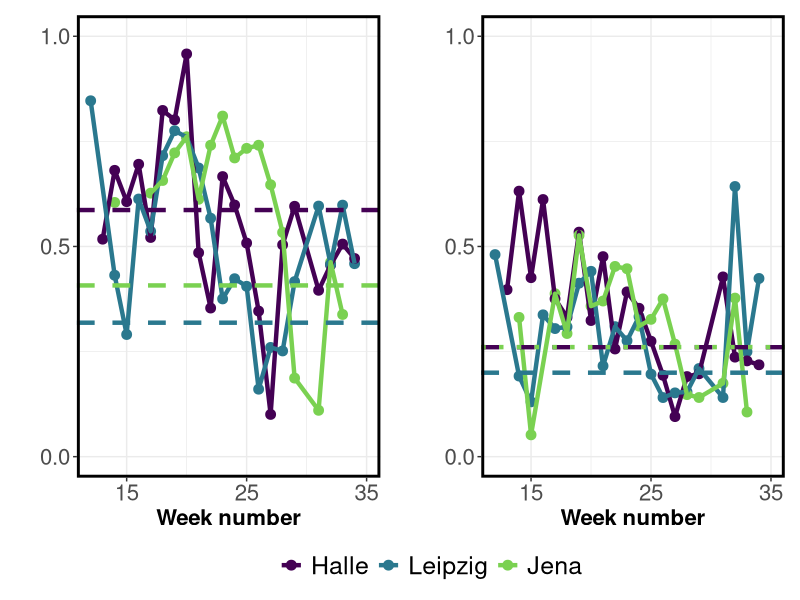
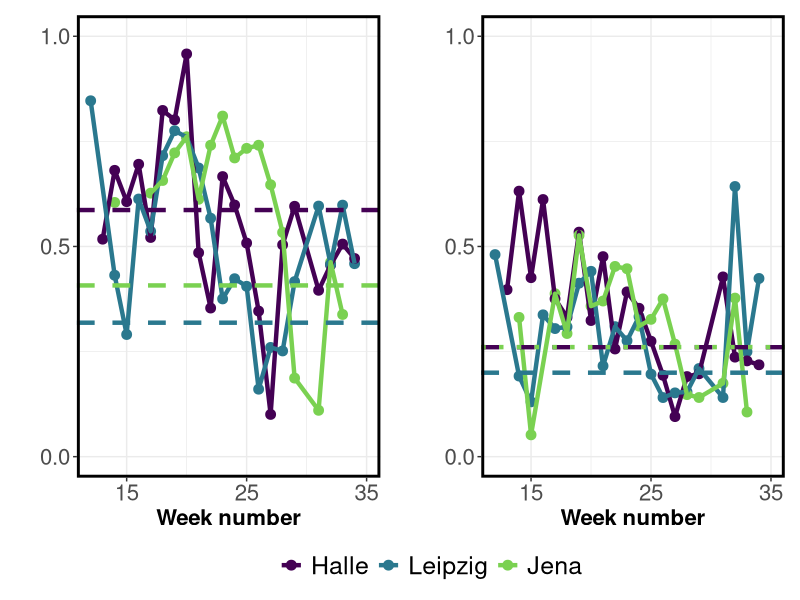

The R script that drew these images, in order:
## ---- chunk 1

library(dplyr)
library(tidyr)
library(readr)
library(ggplot2)
library(patchwork)

# Load data
d_prime_poll_interactions <- readr::read_csv("../../Data/Working_files/average_d_prime_by_week_corrected_by_int.csv") %>%
  dplyr::select(Botanical_garden, Week, av_dprime_poll, 
                av_dprime_poll_upper, av_dprime_poll_lower) %>%
  rename(av_dprime_poll_int = av_dprime_poll, 
         av_dprime_poll_int_upper = av_dprime_poll_upper, 
         av_dprime_poll_int_lower = av_dprime_poll_lower)

d_prime_poll_abundance <- readr::read_csv("../../Data/Working_files/average_d_prime_by_week_corrected_by_ab.csv") %>%
  dplyr::select(Botanical_garden, Week, av_dprime_poll, 
                av_dprime_poll_upper, av_dprime_poll_lower) %>%
  rename(av_dprime_poll_ab = av_dprime_poll, 
         av_dprime_poll_ab_upper = av_dprime_poll_upper, 
         av_dprime_poll_ab_lower = av_dprime_poll_lower)

average_specialization <- d_prime_poll_interactions %>%
  left_join(d_prime_poll_abundance, by = c("Botanical_garden","Week"))

average_specialization_SEASON_int <- readr::read_csv("../../Data/Working_files/average_d_prime_by_SEASON_corrected_by_int.csv")
average_specialization_SEASON_ab <- readr::read_csv("../../Data/Working_files/average_d_prime_by_SEASON_corrected_by_ab.csv")

# First plot

average_specialization$Botanical_garden = factor(average_specialization$Botanical_garden,
                                                 levels = c("Halle", "Leipzig", "Jena"))

plot_av_dprime_poll_interactions <- ggplot(average_specialization, aes(x=Week, y=av_dprime_poll_int, color=Botanical_garden)) +
  geom_point(size=3) +
  geom_line(linewidth=1.5) +
  scale_colour_manual(values=c("#440154FF", "#2A788EFF", "#7AD151FF")) +
  geom_hline(yintercept=average_specialization_SEASON_int$av_dprime_poll[average_specialization_SEASON_int$Botanical_garden=="Jena"],
             linewidth=1.5, color="#2A788EFF", linetype="dashed") +
  geom_hline(yintercept=average_specialization_SEASON_int$av_dprime_poll[average_specialization_SEASON_int$Botanical_garden=="Halle"],
             linewidth=1.5, color="#440154FF", linetype="dashed") +
  geom_hline(yintercept=average_specialization_SEASON_int$av_dprime_poll[average_specialization_SEASON_int$Botanical_garden=="Leipzig"],
             linewidth=1.5, color="#7AD151FF", linetype="dashed") +
  labs(x="Week number", y=" ", title=NULL, color=NULL) +
  theme_bw() +
  theme(legend.position="bottom", legend.title=element_blank(),
        legend.text=element_text(size=18),
        axis.text=element_text(size=16),
        axis.title=element_text(size=16, face="bold"),
        plot.title=element_text(size=16, face="bold"),
        strip.text=element_text(size=18),
         panel.border = element_rect(colour = "black", fill=NA, size=2)) +
  guides(fill="none") +
  scale_y_continuous(breaks=c(0, 0.5, 1), limits=c(0, 1), expand=expansion(mult=c(0.05, 0.05))) +
  scale_x_continuous(breaks=c(15, 25, 35), limits=c(12, 35))

# Second plot
plot_av_dprime_poll_abundance <- ggplot(average_specialization, aes(x=Week, y=av_dprime_poll_ab, color=Botanical_garden)) +
  geom_point(size=3) +
  geom_line(linewidth=1.5) +
  scale_colour_manual(values=c("#440154FF", "#2A788EFF", "#7AD151FF")) +
  geom_hline(yintercept=average_specialization_SEASON_ab$av_dprime_poll[average_specialization_SEASON_ab$Botanical_garden=="Jena"],
             linewidth=1.5, color="#2A788EFF", linetype="dashed") +
  geom_hline(yintercept=average_specialization_SEASON_ab$av_dprime_poll[average_specialization_SEASON_ab$Botanical_garden=="Halle"],
             linewidth=1.5, color="#440154FF", linetype="dashed") +
  geom_hline(yintercept=average_specialization_SEASON_ab$av_dprime_poll[average_specialization_SEASON_ab$Botanical_garden=="Leipzig"],
             linewidth=1.5, color="#7AD151FF", linetype="dotted") +
  labs(x="Week number", y="  \n  ", title=NULL, color=NULL) +
  theme_bw() +
  theme(legend.position="bottom", legend.title=element_blank(),
        legend.text=element_text(size=18),
        axis.text=element_text(size=16),
        axis.title=element_text(size=16, face="bold"),
        plot.title=element_text(size=16, face="bold"),
        strip.text=element_text(size=18),
         panel.border = element_rect(colour = "black", fill=NA, size=2)) +
  guides(fill="none") +
  scale_y_continuous(breaks=c(0, 0.5, 1), limits=c(0, 1), expand=expansion(mult=c(0.05, 0.05))) +
  scale_x_continuous(breaks=c(15, 25, 35), limits=c(12, 35))

# Combine plots with a single legend
combined_plot <- (plot_av_dprime_poll_interactions | plot_av_dprime_poll_abundance) + 
  plot_layout(guides = "collect") & 
  theme(legend.position = 'bottom')

print(combined_plot)

# Save the plot as a high-quality PNG
ggsave("question1.png", plot = combined_plot, width = 9, height = 4, dpi = 500)
